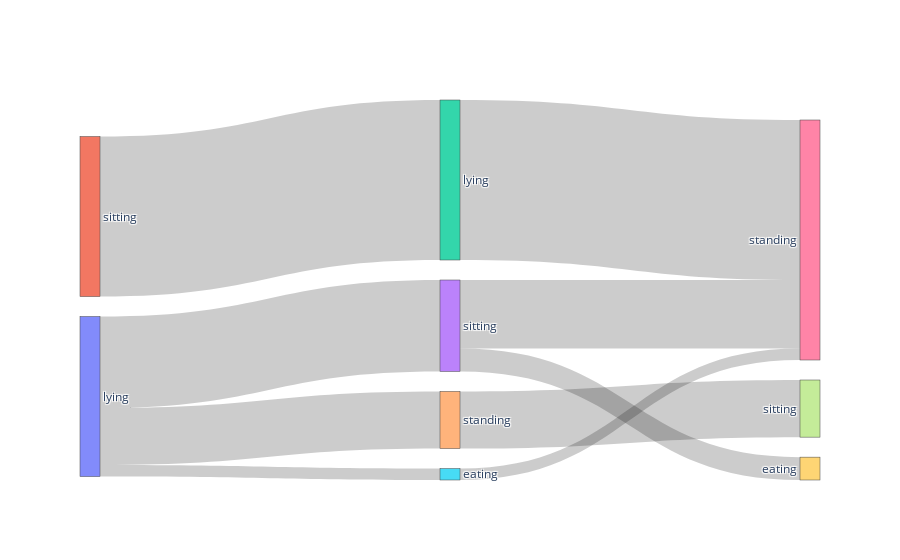

Notebook code for this chart:
### Code cell
#WINTER
label_list = ['lying', 'sitting',  
              'lying', 'sitting', 'standing', 'eating',
              'standing', 'sitting', 'grooming', 'eating' ]

# Pose 1: lying: 0, sitting: 1, 
# Pose 2: lying: 2, sitting: 3, standing: 4, eating: 5
# Pose 3: standing: 6, sitting: 7, grooming: 8, eating: 9

source = [0, 0, 0, 1,   2, 3, 3, 4, 5]
target = [3, 4, 5, 2,   6, 6, 9, 7, 6]
count = [8, 5, 1, 14,   14, 6, 2, 5, 1]

fig = go.Figure(data=[go.Sankey(
    node = {"label": label_list},
    link = {"source": source, "target": target, "value": count}
    )])
fig.show()

### Figure 1 — Plotly figure (JSON) as saved in the notebook; plotly's stock layout.template omitted (floating-point values rounded to 4 significant figures)
{"data": [{"link": {"source": [0, 0, 0, 1, 2, 3, 3, 4, 5], "target": [3, 4, 5, 2, 6, 6, 9, 7, 6], "value": [8, 5, 1, 14, 14, 6, 2, 5, 1]}, "node": {"label": ["lying", "sitting", "lying", "sitting", "standing", "eating", "standing", "sitting", "grooming", "eating"]}, "type": "sankey"}], "layout": {}}
